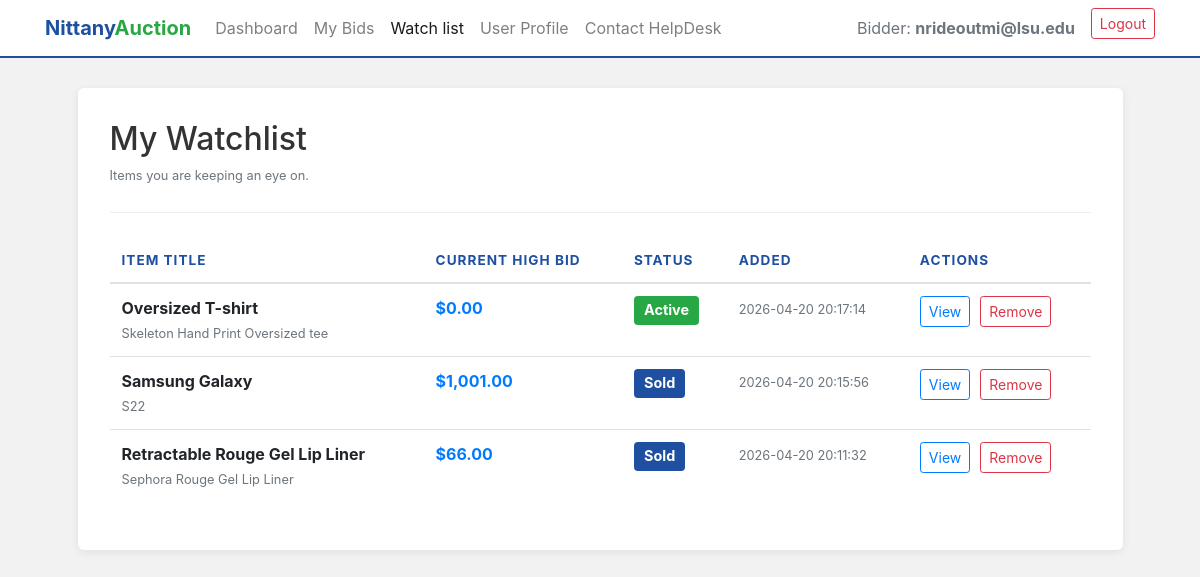
The app's page /watchlist (signed in) with its own data.
### tables this page shows
CREATE TABLE Watchlist (
    Bidder_Email TEXT NOT NULL,
    Seller_Email TEXT NOT NULL,
    Listing_ID INTEGER NOT NULL,
    Added_At TIMESTAMP DEFAULT CURRENT_TIMESTAMP,
    PRIMARY KEY (Bidder_Email, Seller_Email, Listing_ID),
    FOREIGN KEY (Bidder_Email) REFERENCES Bidders(email) ON DELETE CASCADE,
    FOREIGN KEY (Seller_Email, Listing_ID) REFERENCES Auction_Listings(Seller_Email, Listing_ID) ON DELETE CASCADE
);

CREATE TABLE "Auction_Listings"
(
    Seller_Email        text
        constraint Seller_Email
            references Sellers,
    Listing_ID          integer,
    Category            text,
    Auction_Title       text,
    Product_Name        text,
    Product_Description text,
    Quantity            integer,
    Reserve_Price       real,
    Max_bids            integer,
    Status              integer,
    primary key (Seller_Email, Listing_ID)
);

### app.py (the view)
@app.route('/watchlist', methods=['GET'])
def watchlist():
    user_email = session.get('email')
    roles = session.get('roles', [])
    if not user_email or 'bidder' not in roles:
        return redirect(url_for('authenticate', error='Access denied. Bidder account required.'))
    connection = get_connection()
    connection.row_factory = sqlite3.Row
    cursor = connection.cursor()
    cursor.execute("""
        SELECT W.Seller_Email, W.Listing_ID, W.Added_At,
               A.Auction_Title, A.Product_Name, A.Status
        FROM Watchlist W
        JOIN Auction_Listings A ON W.Listing_ID = A.Listing_ID AND W.Seller_Email = A.Seller_Email
        WHERE W.Bidder_Email = ?
        ORDER BY W.Added_At DESC
    """, (user_email,))
    saved_items = cursor.fetchall()
    connection.close()
    processed_items = []
    for row in saved_items:
        item = dict(row)
        conn2 = get_connection()
        cur2 = conn2.cursor()
        cur2.execute("SELECT MAX(Bid_price) FROM Bids WHERE listing_id = ?", (item['Listing_ID'],))
        highest = cur2.fetchone()[0]
        item['Current_High_Bid'] = highest if highest else 0
        conn2.close()
        processed_items.append(item)
    return render_template('watchlist.html', listings=processed_items, email=user_email)

### app.py (called while the page is built)
@app.before_request
def ensure_roles_loaded():
    if 'email' in session and 'roles' not in session:
        connection = get_connection()
        cursor = connection.cursor()
        roles = []
        cursor.execute("SELECT 1 FROM Helpdesk WHERE email = ?", (session['email'],))
        if cursor.fetchone(): roles.append('helpdesk')
        cursor.execute("SELECT 1 FROM Sellers WHERE email = ?", (session['email'],))
        if cursor.fetchone(): roles.append('seller')
        cursor.execute("SELECT 1 FROM Bidders WHERE email = ?", (session['email'],))
        if cursor.fetchone(): roles.append('bidder')
        connection.close()
        session['roles'] = roles

def get_connection():
    conn = sql.connect(DB_NAME)
    return conn

### templates/watchlist.html (shortened to what this page needs)
<!DOCTYPE html>
<html lang="en">
<head>
    <link rel="stylesheet" href="https://stackpath.bootstrapcdn.com/bootstrap/4.4.1/css/bootstrap.min.css"
>
</head>
<body>
    <nav class="navbar navbar-expand-lg navbar-light">
        <div class="container">
            <a class="navbar-brand brand-text" href="/bidder">
                <span class="nittany">Nittany</span><span class="auction">Auction</span>
            </a>
            <div class="collapse navbar-collapse" id="bidderNavbar">
                <ul class="navbar-nav mr-auto">
                    <li class="nav-item">
                        <a class="nav-link" href="/bidder">Dashboard</a>
                    </li>
                    <li class="nav-item">
                        <a class="nav-link" href="/my-bids">My Bids</a>
                    </li>
                    <li class="nav-item">
                        <a class="nav-link active" href="/watchlist">Watch list</a>
                    </li>
                    <li>
                        <a class="nav-link" href="/profile">User Profile</a>
                    </li>
                    <li class="nav-item">
                        <a class="nav-link" href="/contact-helpdesk">Contact HelpDesk</a>
                    </li>
                </ul>
                <ul class="navbar-nav ml-auto">
                    <li class="nav-item">
                        <span class="nav-link text-muted">Bidder: <strong>{{ email }}</strong></span>
                    </li>
                    <li class="nav-item">
                        <a class="btn btn-sm btn-outline-danger ml-2" href="/login">Logout</a>
                    </li>
                </ul>
            </div>
        </div>
    </nav>
    <div class="container">
        <div class="row justify-content-center">
            <div class="col-md-11 dashboard-card">
                <div class="section-header">
                    <h2>My Watchlist</h2>
                    <p class="text-muted small">Items you are keeping an eye on.</p>
                </div>
                <div class="table-responsive">
                    <table class="table table-hover">
                        <thead>
                            <tr>
                                <th>Item Title</th>
                                <th>Current High Bid</th>
                                <th>Status</th>
                                <th>Added</th>
                                <th>Actions</th>
                            </tr>
                        </thead>
                        <tbody>
                            {% for item in listings %}
                            <tr>
                                <td>
                                    <strong>{{ item.Auction_Title }}</strong><br>
                                    <small class="text-muted">{{ item.Product_Name }}</small>
                                </td>
                                <td class="text-primary font-weight-bold">
                                    ${{ "{:,.2f}".format(item.Current_High_Bid | float) }}
                                </td>
                                <td>
                                    {% if item.Status == 1 %}
                                    <span class="badge badge-success">Active</span>
                                    {% elif item.Status == 0 %}
                                    <span class="badge badge-secondary">Inactive</span>
                                    {% elif item.Status == 2 %}
                                    <span class="badge badge-info" style="background-color: #1e4fa1;">Sold</span>
                                    {% elif item.Status == 3 %}
                                    <span class="badge badge-warning" style="background-color: #ffc107; color: #212529;">Reserve Not Met</span>
                                    {% endif %}
                                </td>
                                <td class="text-muted"><small>{{ item.Added_At }}</small></td>
                                <td>
                                    <div class="d-flex" style="gap: 10px;">
                                        <a href="/item-details?item={{ item.Listing_ID }}"
                                            class="btn btn-sm btn-outline-primary">View</a>
                                        <button type="button" class="btn btn-sm btn-outline-danger" data-toggle="modal"
                                            data-target="#removeModal{{ item.Listing_ID }}">
                                            Remove
                                        </button>
                                    </div>
                                </td>
                            </tr>
                            {% endfor %}
                        </tbody>
                    </table>
                </div>
            </div>
        </div>
    </div>
</body>
</html>

### templates/watchlist.html (style rules this page uses)
body { background-color: #f2f2f2; }
.navbar { background-color: white; border-bottom: 2px solid #1e4fa1; margin-bottom: 30px; }
.brand-text .nittany { color: #1e4fa1; font-weight: bold; }
.brand-text .auction { color: #28a745; font-weight: bold; }
.dashboard-card { background: white; border-radius: 6px; box-shadow: 0 2px 8px rgba(0, 0, 0, 0.08); padding: 2rem; margin-bottom: 50px; }
.section-header { color: #333; border-bottom: 1px solid #eee; padding-bottom: 10px; margin-bottom: 25px; }
.table thead th { border-top: none; color: #1e4fa1; text-transform: uppercase; font-size: 0.85rem; letter-spacing: 1px; }
.badge { font-size: 90%; padding: 0.5em 0.7em; }

### records on screen
Watchlist: Auction_Title "Oversized T-shirt", Product_Name "Skeleton Hand Print Oversized tee", Current_High_Bid "0.00", shows "Active", Added_At "2026-04-20 20:17:14"
Watchlist: Auction_Title "Samsung Galaxy", Product_Name "S22", Current_High_Bid "1,001.00", shows "Sold", Added_At "2026-04-20 20:15:56"
Watchlist: Auction_Title "Retractable Rouge Gel Lip Liner", Product_Name "Sephora Rouge Gel Lip Liner", Current_High_Bid "66.00", shows "Sold", Added_At "2026-04-20 20:11:32"

### other values on screen
{{ email }} "nrideoutmi@lsu.edu"
